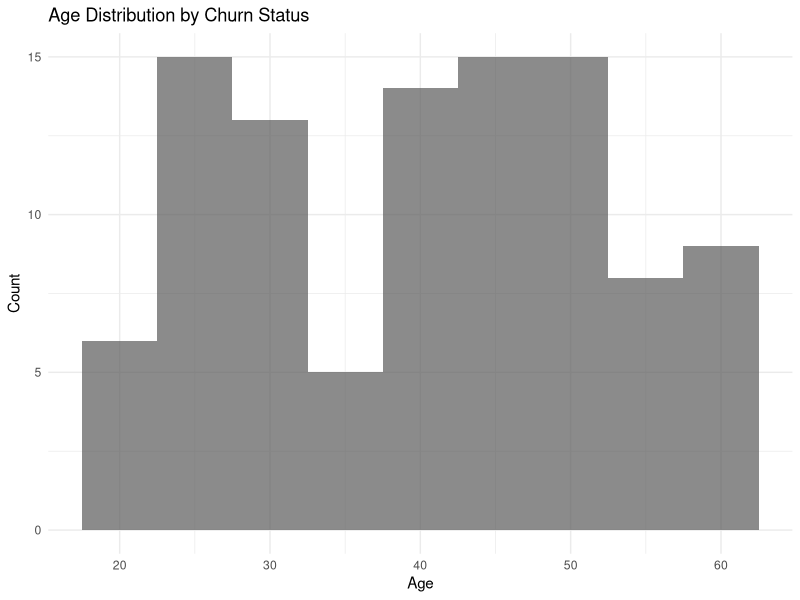
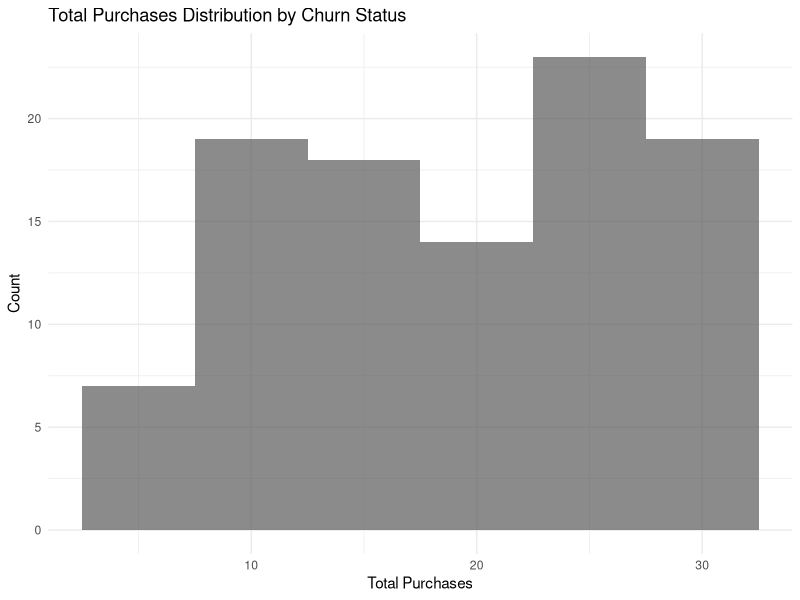
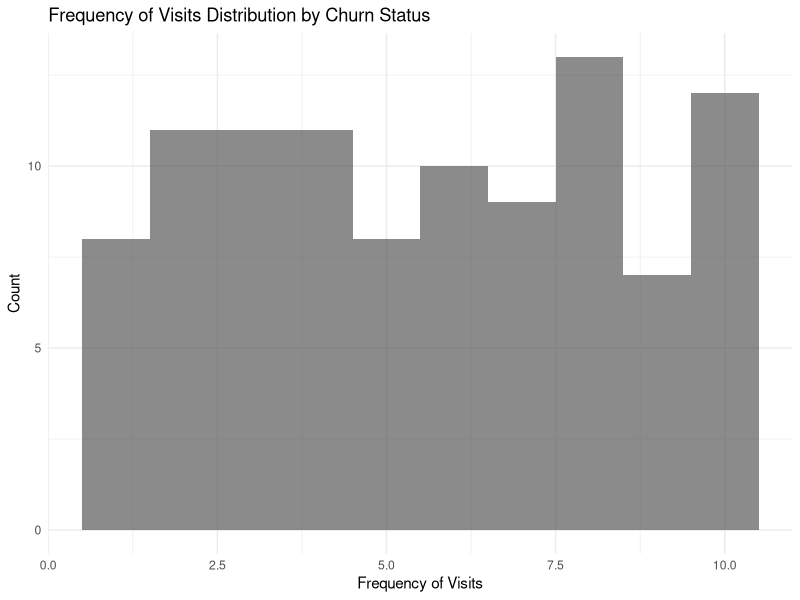

The R script that drew these images, in order:
# Load necessary libraries
library(dplyr)

# Set seed for reproducibility
set.seed(123)

# Generate sample data
num_customers <- 100

# Create sample data frame
data <- data.frame(
  CustomerID = 1:num_customers,
  Age = sample(18:60, num_customers, replace = TRUE),
  Gender = sample(c("Male", "Female"), num_customers, replace = TRUE),
  TotalPurchases = sample(5:30, num_customers, replace = TRUE),
  AvgPurchaseAmount = round(runif(num_customers, min = 20, max = 100), 2),
  FrequencyOfVisits = sample(1:10, num_customers, replace = TRUE),
  Churned = sample(c("Yes", "No"), num_customers, replace = TRUE)
)

# Print first few rows of the data
head(data)
# Load necessary libraries
library(dplyr)

# Print the structure of the dataset
str(data)

# Summary statistics
summary(data)

# Check for missing values
sapply(data, function(x) sum(is.na(x)))

# Convert 'Churned' column to binary numeric format
data$Churned <- ifelse(data$Churned == "Yes", 1, 0)

# Split the data into training and testing sets
set.seed(123)
train_index <- sample(1:nrow(data), 0.7 * nrow(data))
train_data <- data[train_index, ]
test_data <- data[-train_index, ]

# Build logistic regression model
model <- glm(Churned ~ ., data = train_data, family = "binomial")

# Print summary of the model
summary(model)

# Predictions on test data
predictions <- predict(model, newdata = test_data, type = "response")

# Convert probabilities to class labels
predicted_labels <- ifelse(predictions > 0.5, "Yes", "No")

# Confusion matrix
conf_matrix <- table(test_data$Churned, predicted_labels)
print(conf_matrix)

# Calculate accuracy
accuracy <- sum(diag(conf_matrix)) / sum(conf_matrix)
print(paste("Accuracy:", accuracy))

# Calculate precision
precision <- conf_matrix[2, 2] / sum(conf_matrix[, 2])
print(paste("Precision:", precision))

# Calculate recall
recall <- conf_matrix[2, 2] / sum(conf_matrix[2, ])
print(paste("Recall:", recall))

# Calculate ROC-AUC
library(pROC)
roc_curve <- roc(as.numeric(test_data$Churned) - 1, as.numeric(predictions))
auc <- auc(roc_curve)
print(paste("ROC-AUC:", auc))

library(ggplot2)

# Age distribution by churn status
ggplot(data, aes(x = Age, fill = Churned)) +
  geom_histogram(binwidth = 5, position = "dodge", alpha = 0.7) +
  labs(title = "Age Distribution by Churn Status",
       x = "Age", y = "Count") +
  scale_fill_manual(values = c("No" = "blue", "Yes" = "red")) +
  theme_minimal()

# Total purchases distribution by churn status
ggplot(data, aes(x = TotalPurchases, fill = Churned)) +
  geom_histogram(binwidth = 5, position = "dodge", alpha = 0.7) +
  labs(title = "Total Purchases Distribution by Churn Status",
       x = "Total Purchases", y = "Count") +
  scale_fill_manual(values = c("No" = "blue", "Yes" = "red")) +
  theme_minimal()

# Frequency of visits distribution by churn status
ggplot(data, aes(x = FrequencyOfVisits, fill = Churned)) +
  geom_histogram(binwidth = 1, position = "dodge", alpha = 0.7) +
  labs(title = "Frequency of Visits Distribution by Churn Status",
       x = "Frequency of Visits", y = "Count") +
  scale_fill_manual(values = c("No" = "blue", "Yes" = "red")) +
  theme_minimal()



